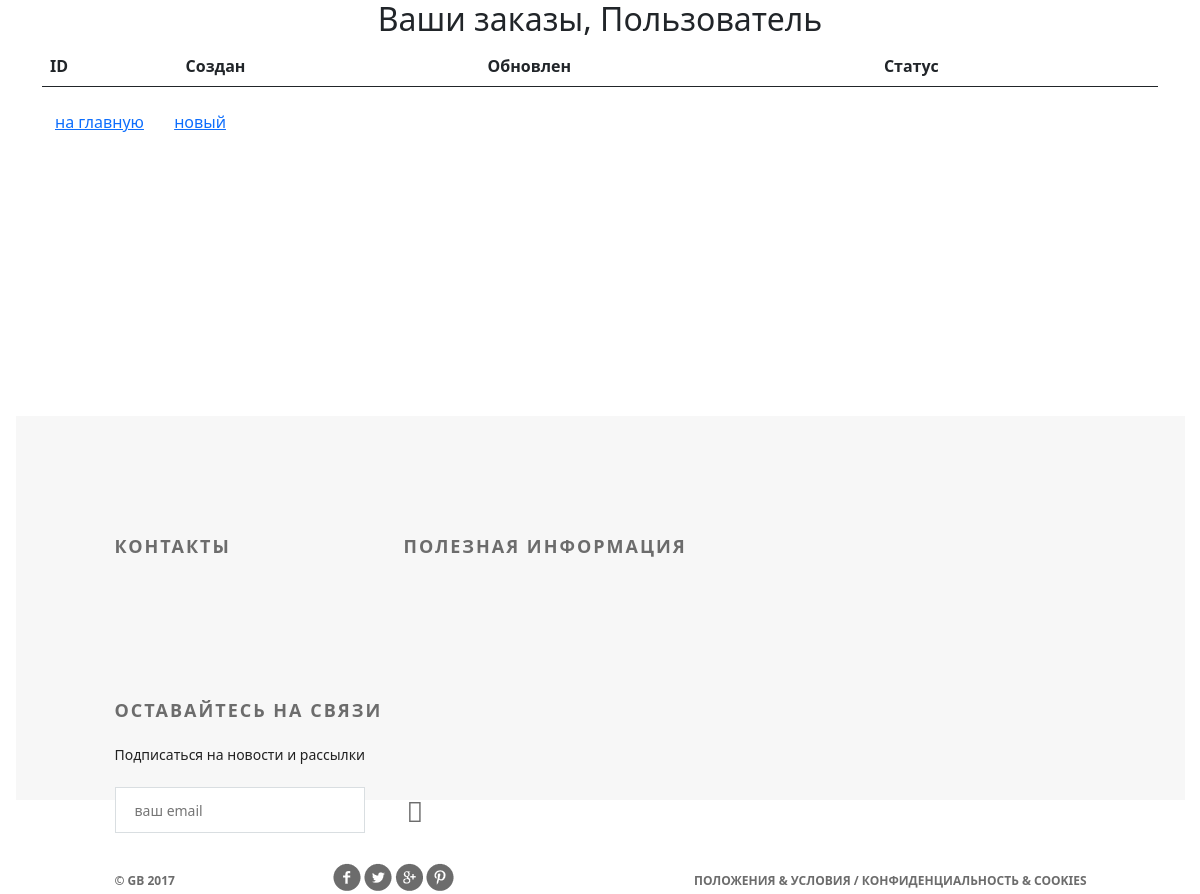
/orders/ (signed in), run on an earlier commit of the app's database.
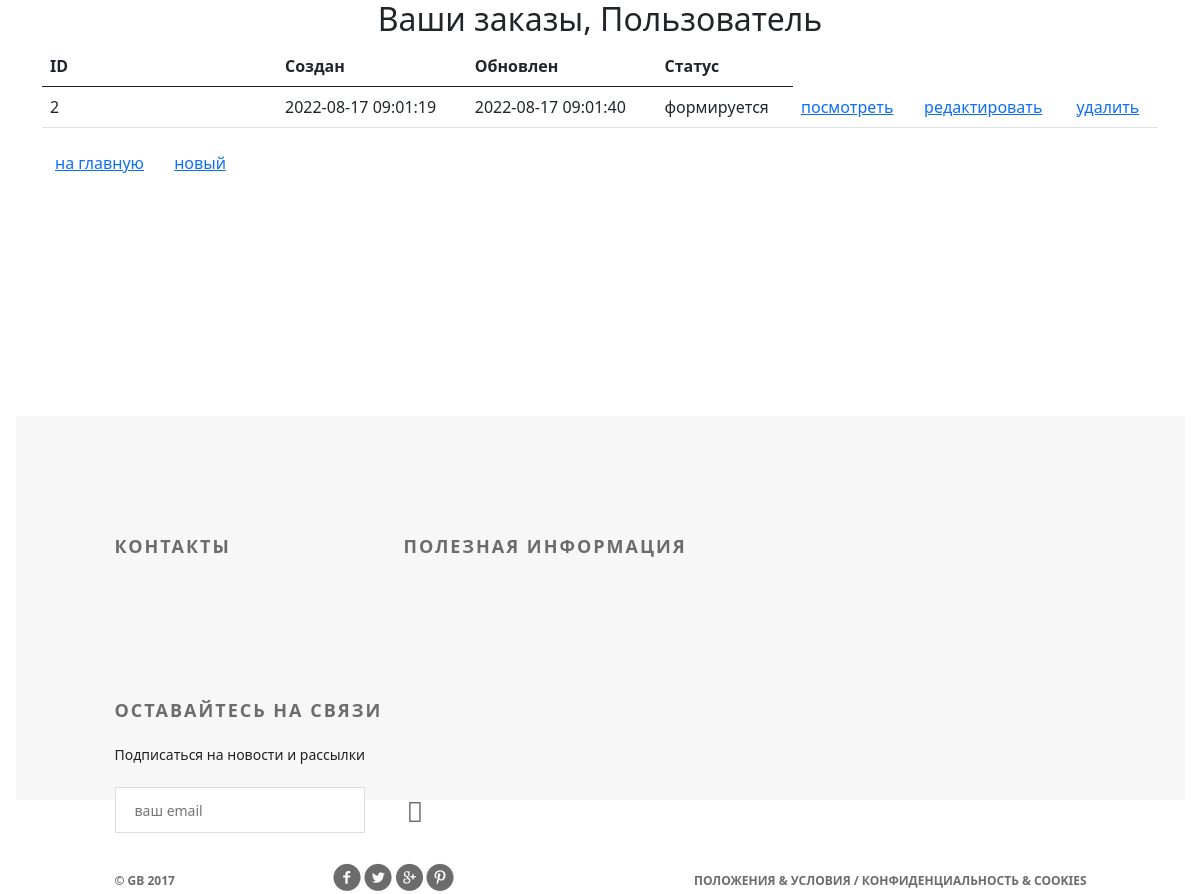
And on a later commit of the database.
### ordersapp/models.py (models this page shows, shortened)
class Order(models.Model):
    FORMING = 'FM'
    SENT_TO_PROCEED = 'STP'
    PROCEEDED = 'PRD'
    PAID = 'PD'
    READY = 'RDY'
    CANCEL = 'CNC'
    ORDER_STATUS_CHOICES = (
        (FORMING, 'формируется'),
        (SENT_TO_PROCEED, 'отправлен в обработку'),
        (PAID, 'оплачен'),
        (PROCEEDED, 'обрабатывается'),
        (READY, 'готов к выдаче'),
        (CANCEL, 'отменен'),
    )
    user = models.ForeignKey(settings.AUTH_USER_MODEL, on_delete=models.CASCADE)
    created = models.DateTimeField(verbose_name='сооздан', auto_now_add=True)
    updated = models.DateTimeField(verbose_name='обновлен', auto_now=True)
    is_active = models.BooleanField(verbose_name='активен', default=True)
    status = models.CharField(verbose_name='статус', max_length=3, choices=ORDER_STATUS_CHOICES, default=FORMING)
    class Meta:
        ordering = ('created',)
        verbose_name = 'заказ'
        verbose_name_plural = 'заказы'

### ordersapp/views.py (the view)
# urls.py: path('', ordersapp.OrderList.as_view(), name='orders_list'),
class OrderList(ListView):
    model = Order
    def get_queryset(self):
        return Order.objects.filter(user=self.request.user)

### mainapp/context_processors.py (called while the page is built)
def basket(request):
    print(f'context processor basket works')
    basket = []
    if request.user.is_authenticated:
        basket = Basket.objects.filter(user=request.user)
    return {
        'basket': basket,
    }

### ordersapp/templates/ordersapp/order_list.html (shortened to what this page needs)
{% extends 'geekshop/base.html' %}
{% load static %}
{% block content %}
   <div class="h2 text-center head">
   </div>
   <table class="table orders_list">
       <thead>
         <tr>
           <th>ID</th>
           <th>Создан</th>
           <th>Обновлен</th>
           <th>Статус</th>
         </tr>
       </thead>
       <tbody>
           {% for item in object_list %}
               {% if item.is_active %}
               <tr>
                   <td class="td1 orders_list">{{ item.pk }}</td>
                   <td>{{ item.created|date:"Y-m-d H:i:s" }}</td>
                   <td>{{ item.updated|date:"Y-m-d H:i:s" }}</td>
                   <td>{{ item.get_status_display }}</td>
                   <td>
                       <a href="{% url 'ordersapp:order_read' item.pk %}">
                           посмотреть
                       </a>
                   </td>
                   <td>
                       {% if item.status == 'FM' %}
                         <a href="{% url 'ordersapp:order_update' item.pk %}">
                           редактировать
                         </a>
                       {% endif %}
                   </td>
                   <td>
                       {% if item.status == 'FM' %}
                         <a href="{% url 'ordersapp:order_delete' item.pk %}">
                             удалить
                         </a>
                       {% endif %}
                   </td>
               </tr>
               {% endif %}
           {% endfor %}
       </tbody>
   </table>
   <button class="btn btn-default btn-round">
       <a href="{% url 'index' %}">
           на главную
       </a>
   </button>
   <button class="btn btn-default btn-round">
       <a href="{% url 'ordersapp:order_create' %}">
           новый
       </a>
   </button>
{% endblock %}

What changed in the data, as far as the page shows it:
added Order: pk "2", created "2022-08-17 09:01:19", updated "2022-08-17 09:01:40", status "формируется", shows "редактировать", shows "удалить"
